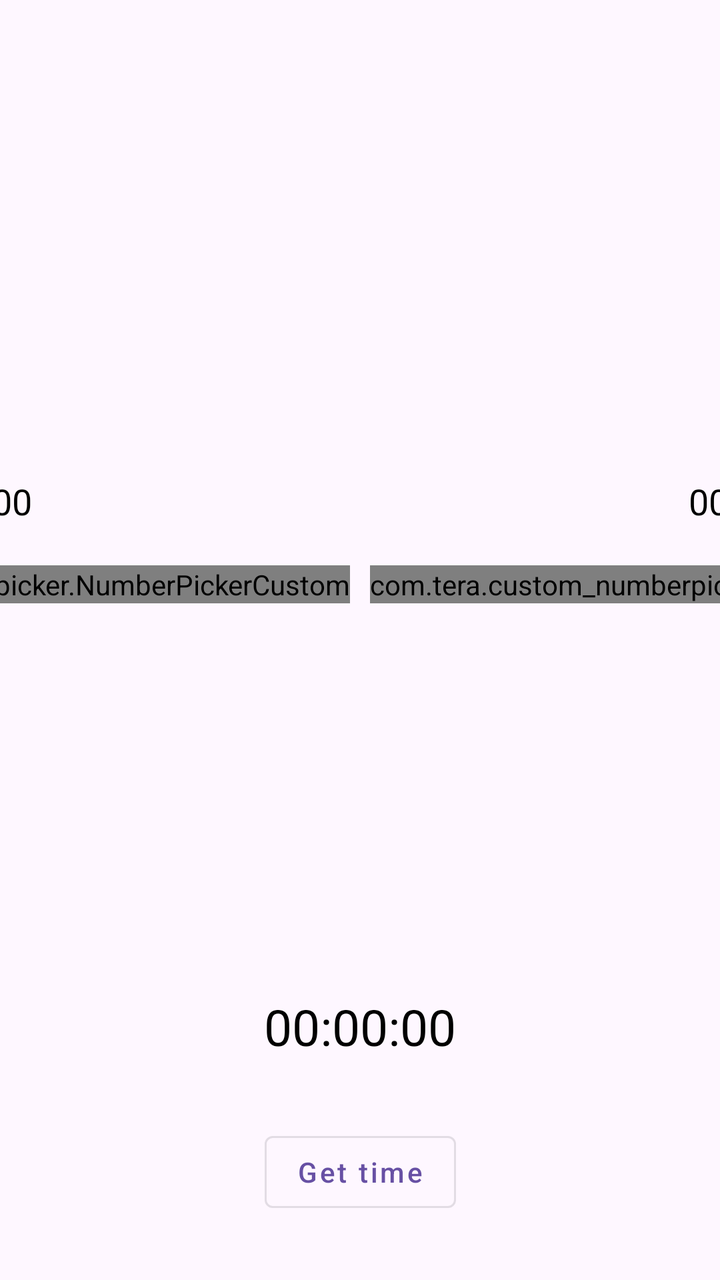
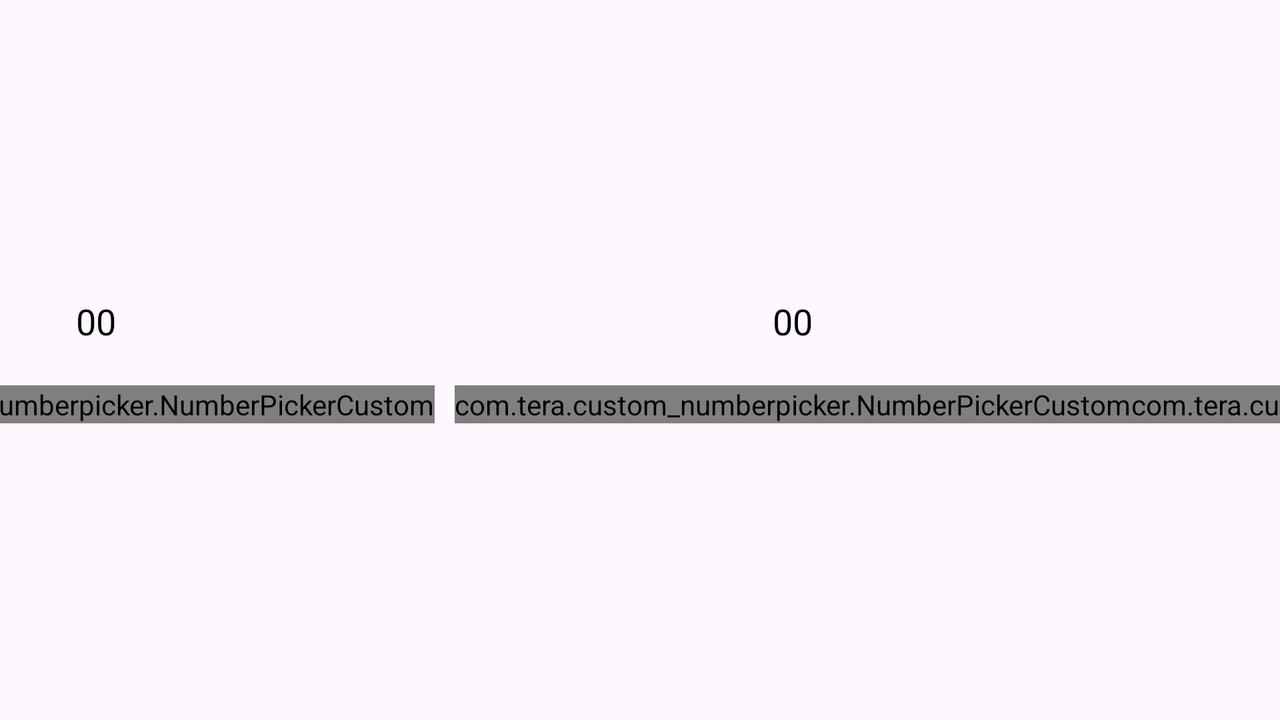

Two renders of one Android screen. The first uses the default layout on a phone; the second uses the alternative layout the repository ships for a different screen configuration, on a matching device. The two XML files are below.
<!-- AndroidManifest.xml: application theme Theme.CustomNumberPicker -->
<!-- res/layout/activity_main.xml -->
<?xml version="1.0" encoding="utf-8"?>
<androidx.constraintlayout.widget.ConstraintLayout xmlns:android="http://schemas.android.com/apk/res/android"
    xmlns:app="http://schemas.android.com/apk/res-auto"
    xmlns:tools="http://schemas.android.com/tools"
    android:id="@+id/main"
    android:layout_width="match_parent"
    android:layout_height="match_parent"
    tools:context=".MainActivity"
    tools:visibility="visible">

    <TextView
        android:id="@+id/tvValue1"
        style="@style/text1"
        android:layout_height="0dp"
        android:text="@string/_0"
        app:layout_constraintEnd_toEndOf="@+id/picker1"
        app:layout_constraintStart_toStartOf="@+id/picker1"
        app:layout_constraintTop_toTopOf="@+id/tvValue2" />

    <com.tera.custom_numberpicker.NumberPickerCustom
        android:id="@+id/picker1"
        android:layout_width="wrap_content"
        android:layout_height="wrap_content"
        app:layout_constraintBottom_toBottomOf="@+id/picker2"
        app:layout_constraintEnd_toStartOf="@+id/picker2"
        app:layout_constraintHorizontal_chainStyle="packed"
        app:layout_constraintStart_toStartOf="parent"
        app:np_dividerHeight="2dp"
        app:np_hintText="@string/day"
        app:np_intervalLongPress="100"
        app:np_showZeros="true"
        app:np_maxValue="31" />

    <TextView
        android:id="@+id/tvValue2"
        style="@style/text1"
        android:text="@string/_0"
        app:layout_constraintEnd_toEndOf="@+id/picker2"
        app:layout_constraintStart_toStartOf="@+id/picker2"
        app:layout_constraintTop_toTopOf="@+id/tvValue3" />

    <com.tera.custom_numberpicker.NumberPickerCustom
        android:id="@+id/picker2"
        android:layout_width="wrap_content"
        android:layout_height="wrap_content"
        android:layout_marginEnd="10dp"
        app:layout_constraintBottom_toBottomOf="@+id/picker3"
        app:layout_constraintEnd_toStartOf="@+id/picker3"
        app:layout_constraintStart_toEndOf="@id/picker1"
        app:np_textArray="@array/months"
        app:np_fadingExtent="6"
        app:np_hintText="@string/month"
        app:np_textColorSel="#BA4606" />

    <TextView
        android:id="@+id/tvValue3"
        style="@style/text1"
        android:text="@string/_0"
        app:layout_constraintEnd_toEndOf="@+id/picker3"
        app:layout_constraintStart_toStartOf="@+id/picker3"
        app:layout_constraintTop_toTopOf="@+id/tvValue4" />

    <com.tera.custom_numberpicker.NumberPickerCustom
        android:id="@+id/picker3"
        android:layout_width="wrap_content"
        android:layout_height="wrap_content"
        app:layout_constraintBottom_toBottomOf="@+id/picker4"
        app:layout_constraintEnd_toStartOf="@+id/picker4"
        app:layout_constraintStart_toEndOf="@id/picker2"
        app:np_dividerColor="@color/red_700"
        app:np_fadingExtent="10"
        app:np_showRows5="true"
        app:np_textColorSel="@color/red_700"
        app:np_textSize="@dimen/text_normal"
        app:np_textSizeSel="@dimen/text_select" />

    <TextView
        android:id="@+id/tvValue4"
        style="@style/text1"
        android:text="@string/_0"
        app:layout_constraintVertical_chainStyle="packed"
        app:layout_constraintEnd_toEndOf="@+id/picker4"
        app:layout_constraintBottom_toTopOf="@id/picker4"
        app:layout_constraintStart_toStartOf="@+id/picker4"
        app:layout_constraintTop_toTopOf="parent" />

    <com.tera.custom_numberpicker.NumberPickerCustom
        android:id="@+id/picker4"
        android:layout_width="wrap_content"
        android:layout_height="wrap_content"
        android:layout_marginTop="20dp"
        android:layout_marginBottom="100dp"
        app:layout_constraintBottom_toBottomOf="parent"
        app:layout_constraintEnd_toEndOf="parent"
        app:layout_constraintStart_toEndOf="@id/picker3"
        app:layout_constraintTop_toBottomOf="@+id/tvValue4"
        app:np_dividerColor="#0223A0"
        app:np_dividerHeight="3dp"
        app:np_fadingExtent="0"
        app:np_fontFamily="@font/led_bold"
        app:np_showRows5="true"
        app:np_showZeros="true"
        app:np_textColor="#6C88FF"
        app:np_textColorSel="#011FB3"
        app:np_textSize="@dimen/text_normal"
        app:np_textSizeSel="@dimen/text_select" />

    <LinearLayout
        android:id="@+id/llTime"
        style="@style/line1"
        android:layout_marginBottom="32dp"
        app:layout_constraintBottom_toTopOf="@+id/bnGetTime"
        app:layout_constraintEnd_toEndOf="parent"
        app:layout_constraintStart_toStartOf="parent">

        <TextView
            android:id="@+id/tvHour"
            style="@style/text1.t"
            android:text="@string/_0" />

        <TextView
            android:id="@+id/tvMin"
            style="@style/text1.t"
            android:text="@string/_0_" />

        <TextView
            android:id="@+id/tvSec"
            style="@style/text1.t"
            android:text="@string/_0" />

    </LinearLayout>

    <com.google.android.material.button.MaterialButton
        android:id="@+id/bnGetTime"
        style="@style/Widget.MaterialComponents.Button.OutlinedButton"
        android:layout_width="wrap_content"
        android:layout_height="wrap_content"
        android:layout_marginBottom="30dp"
        android:text="@string/get_time"
        android:textAllCaps="false"
        app:layout_constraintBottom_toBottomOf="parent"
        app:layout_constraintEnd_toEndOf="parent"
        app:layout_constraintStart_toStartOf="parent"
        tools:ignore="ButtonStyle" />

</androidx.constraintlayout.widget.ConstraintLayout>
<!-- resources referenced by this layout -->
<resources>
  <!-- from res/values-ru/ (not used when drawing this layout) -->
  <string-array name="months">
          <item>январь</item>
          <item>февраль</item>
          <item>март</item>
          <item>апрель</item>
          <item>май</item>
          <item>июнь</item>
          <item>июль</item>
          <item>август</item>
          <item>сентябрь</item>
          <item>октябрь</item>
          <item>ноябрь</item>
          <item>декабрь</item>
      </string-array>
  <color name="red_700">#9D02A0</color>
  <dimen name="text_normal">20sp</dimen>
  <dimen name="text_select">25sp</dimen>
  <string name="_0" translatable="false">00</string>
  <string name="_0_" translatable="false">:00:</string>
  <string name="day">day</string>
  <string name="get_time">Get time</string>
  <string name="month">month</string>
  <style name="line1">
          <item name="android:layout_width">match_parent</item>
          <item name="android:layout_height">wrap_content</item>
          <item name="android:orientation">horizontal</item>
          <item name="android:gravity">center</item>
      </style>
  <style name="text1">
          <item name="android:layout_width">wrap_content</item>
          <item name="android:layout_height">wrap_content</item>
          <item name="android:gravity">center</item>
          <item name="android:textSize">18sp</item>
          <item name="android:textColor">@color/black</item>
      </style>
  <style name="text1.t">
          <item name="android:layout_width">wrap_content</item>
          <item name="android:textSize">25sp</item>
      </style>
  <style name="Theme.CustomNumberPicker" parent="Base.Theme.CustomNumberPicker" />
  <color name="black">#FF000000</color>
  <style name="Base.Theme.CustomNumberPicker" parent="Theme.Material3.DayNight.NoActionBar">
          
          
          <item name="android:windowFullscreen">true</item>
      </style>
</resources>
<!-- res/layout-land/activity_main.xml (the repository's variant of the layout above) -->
<!-- drawn on the phone turned sideways -->
<?xml version="1.0" encoding="utf-8"?>
<androidx.constraintlayout.widget.ConstraintLayout xmlns:android="http://schemas.android.com/apk/res/android"
    xmlns:app="http://schemas.android.com/apk/res-auto"
    xmlns:tools="http://schemas.android.com/tools"
    android:id="@+id/main"
    android:layout_width="match_parent"
    android:layout_height="match_parent"
    tools:context=".MainActivity"
    tools:visibility="visible">

    <TextView
        android:id="@+id/tvValue1"
        style="@style/text1"
        android:layout_height="0dp"
        android:text="@string/_0"
        app:layout_constraintEnd_toEndOf="@+id/picker1"
        app:layout_constraintStart_toStartOf="@+id/picker1"
        app:layout_constraintTop_toTopOf="@+id/tvValue2" />

    <com.tera.custom_numberpicker.NumberPickerCustom
        android:id="@+id/picker1"
        android:layout_width="wrap_content"
        android:layout_height="wrap_content"
        app:layout_constraintBottom_toBottomOf="@+id/picker2"
        app:layout_constraintEnd_toStartOf="@+id/picker2"
        app:layout_constraintHorizontal_chainStyle="packed"
        app:layout_constraintStart_toStartOf="parent"
        app:np_dividerHeight="2dp"
        app:np_hintText="@string/day"
        app:np_intervalLongPress="100"
        app:np_maxValue="31" />

    <TextView
        android:id="@+id/tvValue2"
        style="@style/text1"
        android:text="@string/_0"
        app:layout_constraintEnd_toEndOf="@+id/picker2"
        app:layout_constraintStart_toStartOf="@+id/picker2"
        app:layout_constraintTop_toTopOf="@+id/tvValue3" />

    <com.tera.custom_numberpicker.NumberPickerCustom
        android:id="@+id/picker2"
        android:layout_width="wrap_content"
        android:layout_height="wrap_content"
        android:layout_marginEnd="10dp"
        app:layout_constraintBottom_toBottomOf="@+id/picker3"
        app:layout_constraintEnd_toStartOf="@+id/picker3"
        app:layout_constraintStart_toEndOf="@id/picker1"
        app:np_textArray="@array/months"
        app:np_fadingExtent="6"
        app:np_hintText="@string/month"
        app:np_textColorSel="#BA4606" />

    <TextView
        android:id="@+id/tvValue3"
        style="@style/text1"
        android:text="@string/_0"
        app:layout_constraintEnd_toEndOf="@+id/picker3"
        app:layout_constraintStart_toStartOf="@+id/picker3"
        app:layout_constraintTop_toTopOf="@+id/tvValue4" />

    <com.tera.custom_numberpicker.NumberPickerCustom
        android:id="@+id/picker3"
        android:layout_width="wrap_content"
        android:layout_height="wrap_content"
        app:layout_constraintBottom_toBottomOf="@+id/picker4"
        app:layout_constraintEnd_toStartOf="@+id/picker4"
        app:layout_constraintStart_toEndOf="@id/picker2"
        app:np_dividerColor="@color/red_700"
        app:np_fadingExtent="10"
        app:np_showRows5="true"
        app:np_textColorSel="@color/red_700"
        app:np_textSize="@dimen/text_normal"
        app:np_textSizeSel="@dimen/text_select" />

    <TextView
        android:id="@+id/tvValue4"
        style="@style/text1"
        android:text="@string/_0"
        app:layout_constraintVertical_chainStyle="packed"
        app:layout_constraintEnd_toEndOf="@+id/picker4"
        app:layout_constraintBottom_toTopOf="@id/picker4"
        app:layout_constraintStart_toStartOf="@+id/picker4"
        app:layout_constraintTop_toTopOf="parent" />

    <com.tera.custom_numberpicker.NumberPickerCustom
        android:id="@+id/picker4"
        android:layout_width="wrap_content"
        android:layout_height="wrap_content"
        android:layout_marginTop="20dp"
        app:layout_constraintBottom_toBottomOf="parent"
        app:layout_constraintEnd_toStartOf="@+id/bnGetTime"
        app:layout_constraintStart_toEndOf="@id/picker3"
        app:layout_constraintTop_toBottomOf="@+id/tvValue4"
        app:np_dividerColor="#0223A0"
        app:np_dividerHeight="3dp"
        app:np_fadingExtent="0"
        app:np_fontFamily="@font/led_bold"
        app:np_showRows5="true"
        app:np_textColor="#6C88FF"
        app:np_textColorSel="#011FB3"
        app:np_textSize="@dimen/text_normal"
        app:np_textSizeSel="@dimen/text_select" />

    <LinearLayout
        android:id="@+id/llTime"
        style="@style/line1"
        android:layout_width="wrap_content"
        android:layout_marginBottom="32dp"
        app:layout_constraintBottom_toTopOf="@+id/bnGetTime"
        app:layout_constraintEnd_toEndOf="@+id/bnGetTime"
        app:layout_constraintStart_toStartOf="@+id/bnGetTime"
        app:layout_constraintTop_toTopOf="parent"
        app:layout_constraintVertical_chainStyle="packed">

        <TextView
            android:id="@+id/tvHour"
            style="@style/text1.t"
            android:text="@string/_0" />

        <TextView
            android:id="@+id/tvMin"
            style="@style/text1.t"
            android:text="@string/_0_" />

        <TextView
            android:id="@+id/tvSec"
            style="@style/text1.t"
            android:text="@string/_0" />

    </LinearLayout>

    <com.google.android.material.button.MaterialButton
        android:id="@+id/bnGetTime"
        style="@style/Widget.MaterialComponents.Button.OutlinedButton"
        android:layout_width="wrap_content"
        android:layout_height="wrap_content"
        android:layout_marginStart="100dp"
        android:text="@string/get_time"
        android:textAllCaps="false"
        app:layout_constraintStart_toEndOf="@id/picker4"
        app:layout_constraintTop_toBottomOf="@id/llTime"
        app:layout_constraintBottom_toBottomOf="parent"
        app:layout_constraintEnd_toEndOf="parent"
        tools:ignore="ButtonStyle" />


</androidx.constraintlayout.widget.ConstraintLayout>
